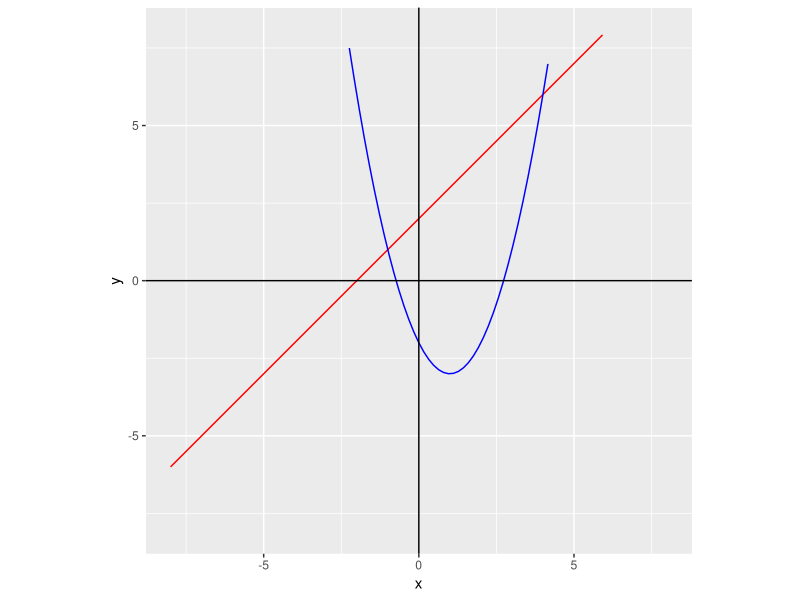
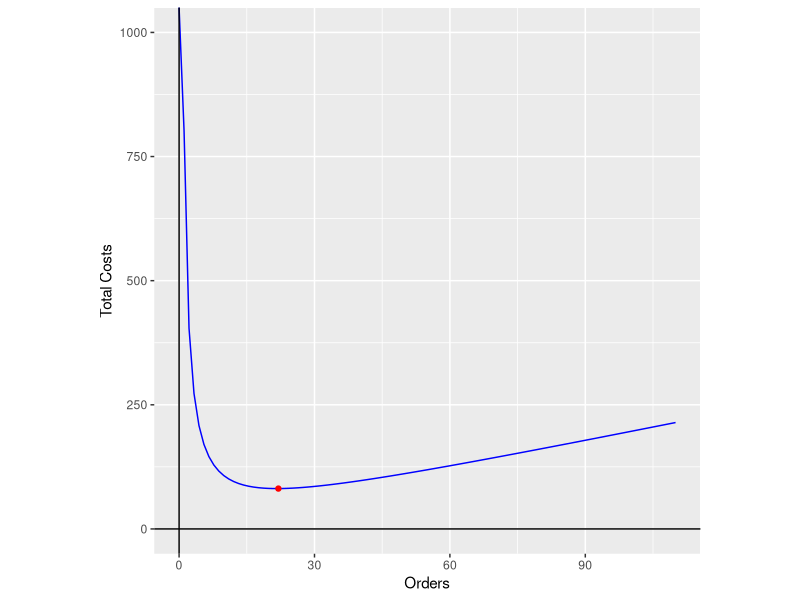

Write R code to recreate these figures, in order.
## ---- chunk 1
fx <- function(x){
  2*x-9
}
integrate(fx, 4.5, 8.5)
## ---- chunk 2
library(ggplot2)

fx <- function(x){x^2 - 2*x - 2}
gx <- function(x){x + 2}

ggplot(data = data.frame(x = 0), mapping = aes(x = x)) +
  stat_function(fun = gx, color="red") + 
  stat_function(fun = fx, color="blue") +
  geom_hline(yintercept = 0, color="black") +
  geom_vline(xintercept = 0, color="black") +
  xlim(-8, 8) +
  ylim(-8, 8) +
  theme(aspect.ratio=1)
## ---- chunk 3
fx <- function(x){
  (x+2)-(x^2 - 2*x - 2)
}
integrate(fx, -1, 4)
## ---- chunk 4
library(ggplot2)
get_costs <- function(x){
  return(1.875 * x + (880 / x))
}

df <- data.frame(orders = 1:110, costs = get_costs(1:110))
m <- df[df$costs == min(df$costs),]

ggplot(data = data.frame(x = 0), mapping = aes(x = x)) +
  stat_function(fun = get_costs, color="blue") + 
  xlim(0, 110) +
  ylim(0, 1000) + 
  geom_point(x=m$orders, y=m$costs, color="red") +
  geom_hline(yintercept = 0, color="black") +
  geom_vline(xintercept = 0, color="black") +
  xlab("Orders") +
  ylab("Total Costs") +
  theme(aspect.ratio=1)
